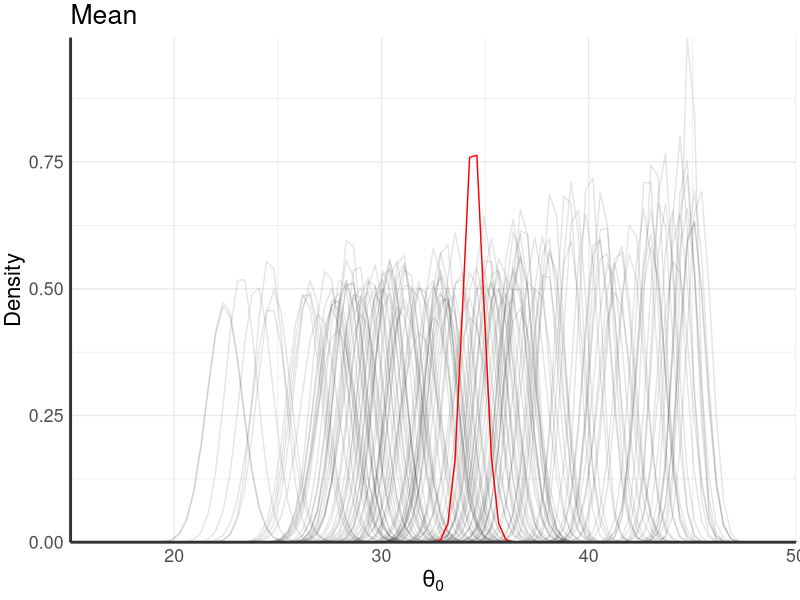
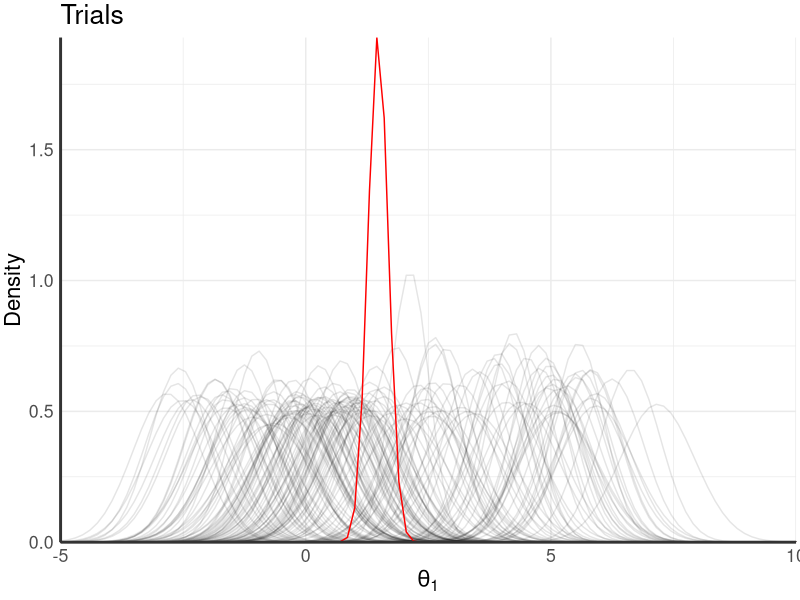
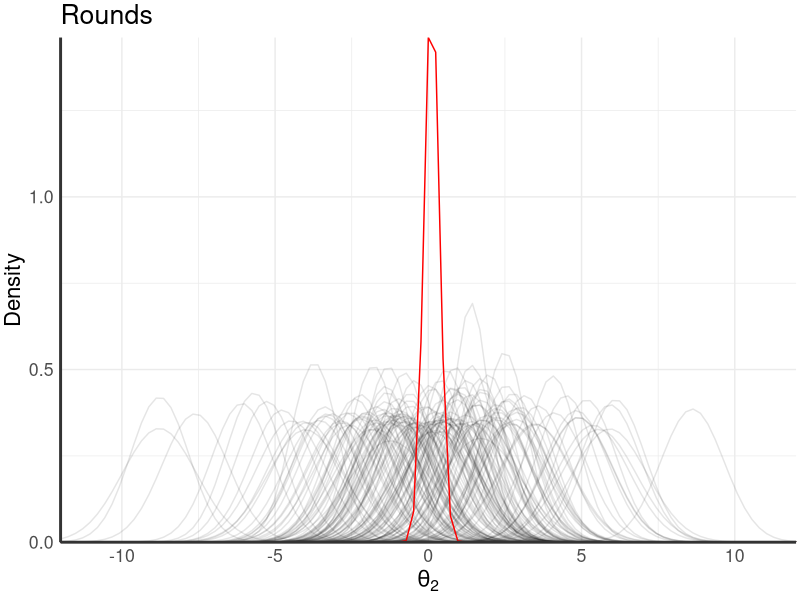

Recreate these plots in R, in order.
rm(list=ls())

library(ggplot2)
library(plyr)
library(gridExtra)

dm<-read.csv("learning.csv")
dat<-read.csv("kwgdata.csv")

dat$agegroup<-ifelse(dat$age<9, "7-8", dat$age)
dat$agegroup<-ifelse(dat$age>=9 & dat$age <12, "9-11", dat$agegroup)
dat$agegroup<-ifelse(dat$age>18, ">18", dat$agegroup)
dat<-ddply(dat, ~id, summarise, agegroup=agegroup[1])
fontsize<-16
#First plot, intercept
p1<-ggplot(data.frame(x = c(15, 50)), aes(x)) + 
  mapply(function(mean, sd, col) {
    stat_function(fun = dnorm, args = list(mean = mean, sd = sd), col = "black", alpha=0.1)
  }, 
  # enter means, standard deviations and colors here
  mean = dm$mean[4:163], 
  sd = dm$sd[4:163]
  )+
  stat_function(fun = dnorm, args = list(mean = dm$mean[1], sd = dm$sd[1]), col = "red")+
  theme_minimal()+
  scale_x_continuous(expand = c(0, 0))+
  scale_y_continuous(expand = c(0, 0))+
  ggtitle("Mean")+xlab(expression(theta[0]))+
  theme(text = element_text(size=fontsize,  family="sans"))+
  ylab("Density")+
  #various theme changes including reducing white space and adding axes
  theme(axis.line.x = element_line(color="grey20", size = 1),
        axis.line.y = element_line(color="grey20", size = 1), 
        panel.spacing.x=unit(0.2, "lines"),
        panel.spacing.y=unit(1, "lines"),
        plot.margin = unit(c(0.1, 0.1, 0.1, 0.1), "cm"))

p1

#Second plot, trials
p2<-ggplot(data.frame(x = c(-5, 10)), aes(x)) + 
  mapply(function(mean, sd, col) {
    stat_function(fun = dnorm, args = list(mean = mean, sd = sd), col = "black", alpha=0.1)
  }, 
  # enter means, standard deviations and colors here
  mean = dm$mean[324:483], 
  sd = dm$sd[324:483])+
  stat_function(fun = dnorm, args = list(mean = dm$mean[3], sd = dm$sd[3]), col = "red")+
  theme_minimal()+
  scale_x_continuous(expand = c(0, 0))+
  scale_y_continuous(expand = c(0, 0))+
  theme(text = element_text(size=fontsize,  family="sans"))+
  ggtitle("Trials")+xlab(expression(theta[1]))+
  ylab("Density")+
  #various theme changes including reducing white space and adding axes
  theme(axis.line.x = element_line(color="grey20", size = 1),
        axis.line.y = element_line(color="grey20", size = 1), 
        panel.spacing.x=unit(0.2, "lines"),
        panel.spacing.y=unit(1, "lines"),
        plot.margin = unit(c(0.1, 0.1, 0.1, 0.1), "cm"))

p2

#Third plot, rounds
p3<-ggplot(data.frame(x = c(-12, 12)), aes(x)) + 
  mapply(function(mean, sd, col) {
    stat_function(fun = dnorm, args = list(mean = mean, sd = sd), col = "black", alpha=0.1)
  }, 
  # enter means, standard deviations and colors here
  mean = dm$mean[164:323], 
  sd = dm$sd[164:323])+
  stat_function(fun = dnorm, args = list(mean = dm$mean[2], sd = dm$sd[2]), col = "red")+
  theme_minimal()+
  theme(text = element_text(size=fontsize,  family="sans"))+
  scale_x_continuous(expand = c(0, 0))+
  scale_y_continuous(expand = c(0, 0))+
  ggtitle("Rounds")+xlab(expression(theta[2]))+
  ylab("Density")+
  #various theme changes including reducing white space and adding axes
  theme(axis.line.x = element_line(color="grey20", size = 1),
        axis.line.y = element_line(color="grey20", size = 1), 
        panel.spacing.x=unit(0.2, "lines"),
        panel.spacing.y=unit(1, "lines"),
        plot.margin = unit(c(0.1, 0.1, 0.1, 0.1), "cm"))

p3

#save them all
pdf("trialsandrounds.pdf", width=12, height=4)
grid.arrange(p1,p2,p3, nrow=1)
dev.off()
